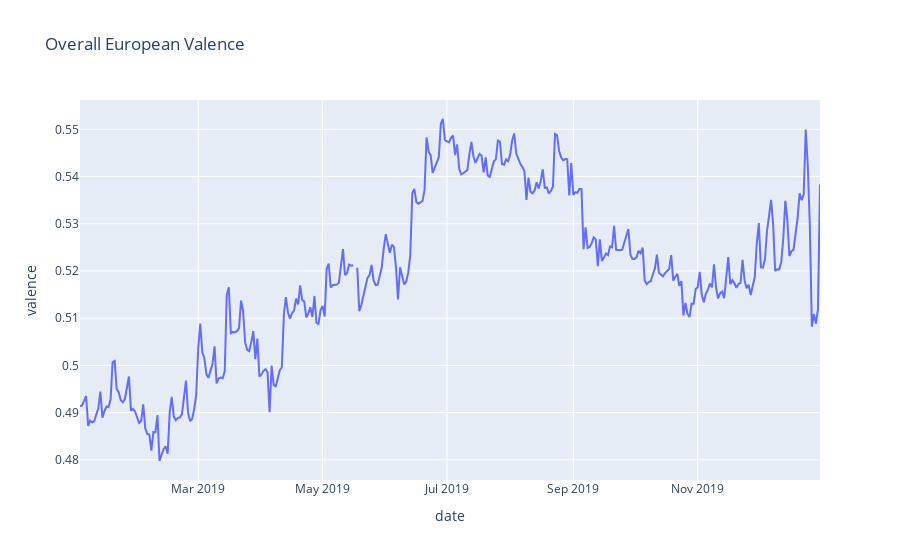

Here is the notebook cell this chart was saved with:
### Code cell
## overall average measure of valence 

fig = px.line(val, x="date", y="valence",title="Overall European Valence")
fig.show()

### Figure 1 — Plotly figure (JSON) as saved in the notebook; plotly's stock layout.template omitted (floating-point values rounded to 4 significant figures; data arrays with more than 128 entries replaced by an {"elided": "..."} marker saying what was removed)
{"data": [{"hoverlabel": {"namelength": 0}, "hovertemplate": "date=%{x}<br>valence=%{y}", "legendgroup": "", "line": {"color": "#636efa", "dash": "solid"}, "mode": "lines", "name": "", "showlegend": false, "type": "scatter", "x": {"elided": "366 str values"}, "xaxis": "x", "y": {"elided": "366 str values"}, "yaxis": "y"}], "layout": {"legend": {"tracegroupgap": 0}, "title": {"text": "Overall European Valence"}, "xaxis": {"anchor": "y", "domain": [0, 1], "title": {"text": "date"}}, "yaxis": {"anchor": "x", "domain": [0, 1], "title": {"text": "valence"}}}}
